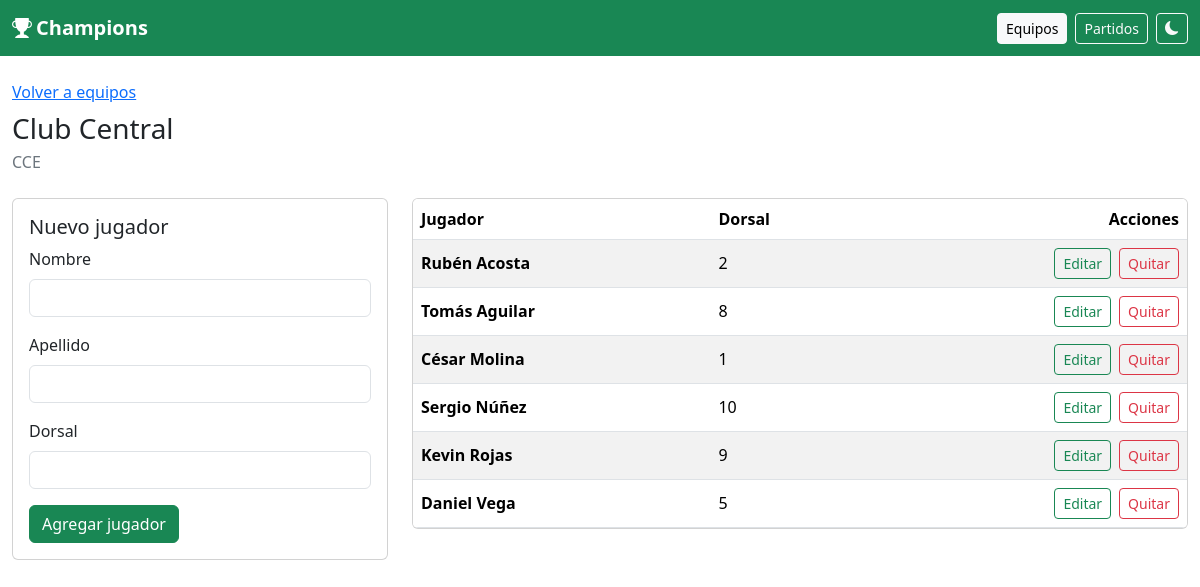
The app's page /equipos.php?id=5 with its own data.
### tables this page shows
CREATE TABLE equipos (
  id INT UNSIGNED NOT NULL AUTO_INCREMENT,
  nombre VARCHAR(120) NOT NULL,
  nombre_corto VARCHAR(10) NOT NULL,
  grupo_id INT UNSIGNED DEFAULT NULL,
  orden SMALLINT UNSIGNED NOT NULL DEFAULT 0,
  escudo VARCHAR(255) DEFAULT NULL,
  dt VARCHAR(120) DEFAULT NULL,
  ciudad VARCHAR(100) DEFAULT NULL,
  fundacion SMALLINT UNSIGNED DEFAULT NULL,
  colores VARCHAR(80) DEFAULT NULL,
  activo TINYINT(1) NOT NULL DEFAULT 1,
  creado_en DATETIME NOT NULL DEFAULT CURRENT_TIMESTAMP,
  PRIMARY KEY (id),
  UNIQUE KEY uq_equipos_nombre (nombre),
  UNIQUE KEY uq_equipos_corto (nombre_corto),
  KEY idx_equipos_grupo (grupo_id),
  CONSTRAINT fk_equipos_grupo
    FOREIGN KEY (grupo_id) REFERENCES grupos (id)
    ON UPDATE CASCADE
);

CREATE TABLE jugadores (
  id INT UNSIGNED NOT NULL AUTO_INCREMENT,
  equipo_id INT UNSIGNED NOT NULL,
  nombre VARCHAR(80) NOT NULL,
  apellido VARCHAR(80) NOT NULL,
  dorsal SMALLINT UNSIGNED DEFAULT NULL,
  posicion ENUM('ARQ', 'DEF', 'MED', 'DEL') DEFAULT NULL,
  foto VARCHAR(255) DEFAULT NULL,
  fecha_nacimiento DATE DEFAULT NULL,
  activo TINYINT(1) NOT NULL DEFAULT 1,
  creado_en DATETIME NOT NULL DEFAULT CURRENT_TIMESTAMP,
  PRIMARY KEY (id),
  UNIQUE KEY uq_jugadores_dorsal (equipo_id, dorsal),
  KEY idx_jugadores_equipo (equipo_id),
  CONSTRAINT fk_jugadores_equipo
    FOREIGN KEY (equipo_id) REFERENCES equipos (id)
    ON DELETE CASCADE ON UPDATE CASCADE
);

### includes/funciones.php (called while the page is built, shortened)
<?php
require_once dirname(__DIR__) . '/config/db.php';
function e(mixed $valor): string
{
    return htmlspecialchars((string) ($valor ?? ''), ENT_QUOTES, 'UTF-8');
}
function url_raiz(): string
{
    $script = str_replace('\\', '/', (string) ($_SERVER['SCRIPT_NAME'] ?? ''));
    $directorio = rtrim(dirname($script), '/');
    if ($directorio === '/' || $directorio === '.' || $directorio === '') {
        return '';
    }
    return $directorio;
}
function url_public(string $archivo = 'index.php'): string
{
    return url_raiz() . '/' . ltrim($archivo, '/');
}
function entero_get(string $campo): int
{
    $valor = filter_input(INPUT_GET, $campo, FILTER_VALIDATE_INT);
    return $valor;
}
function consultar(string $sql, array $params = []): array
{
    $stmt = db()->prepare($sql);
    $stmt->execute($params);
    return $stmt->fetchAll();
}
function consultar_uno(string $sql, array $params = []): ?array
{
    $stmt = db()->prepare($sql);
    $stmt->execute($params);
    $fila = $stmt->fetch();
    return $fila === false ? null : $fila;
}
function obtener_equipo(int $id): ?array
{
    return consultar_uno(
        'SELECT e.id, e.nombre, e.nombre_corto, e.grupo_id, e.orden, g.nombre AS grupo,
                e.escudo, e.dt, e.ciudad, e.fundacion, e.colores, e.activo
         FROM equipos e
         LEFT JOIN grupos g ON g.id = e.grupo_id
         WHERE e.id = :id',
        ['id' => $id]
    );
}
function listar_jugadores(?int $equipoId = null, bool $soloActivos = true): array
{
    $sql = 'SELECT j.id, j.equipo_id, j.nombre, j.apellido, j.dorsal, j.posicion, j.foto,
                   j.fecha_nacimiento, j.activo, e.nombre AS equipo, e.nombre_corto, e.escudo
            FROM jugadores j
            INNER JOIN equipos e ON e.id = j.equipo_id
            WHERE 1 = 1';
    $params = [];
    if ($equipoId !== null && $equipoId > 0) {
        $sql .= ' AND j.equipo_id = :equipo';
        $params['equipo'] = $equipoId;
    }
    $sql .= ' ORDER BY e.nombre ASC, j.apellido ASC, j.nombre ASC, j.dorsal ASC';
    return consultar($sql, $params);
}

### config/db.php (called while the page is built, shortened)
<?php
function db(): PDO
{
    static $pdo = null;
    if ($pdo instanceof PDO) {
        return $pdo;
    }
    $dsn = 'mysql:host=' . DB_HOST . ';dbname=' . DB_NAME . ';charset=' . DB_CHARSET;
    try {
        $pdo = new PDO($dsn, DB_USER, DB_PASS, [
            PDO::ATTR_ERRMODE => PDO::ERRMODE_EXCEPTION,
            PDO::ATTR_DEFAULT_FETCH_MODE => PDO::FETCH_ASSOC,
            PDO::ATTR_EMULATE_PREPARES => false,
        ]);
    } catch (PDOException $e) {
        error_log('Error de conexión: ' . $e->getMessage());
        http_response_code(500);
        exit('No se pudo conectar a la base de datos. Revisa config/db.php y que el esquema esté importado.');
    }
    return $pdo;
}

### equipos.php (the view, shortened to what this page needs)
<?php
require __DIR__ . '/includes/funciones.php';
    ?>
    <?php
$equipoId = entero_get('id');
$equipo = $equipoId > 0 ? obtener_equipo($equipoId) : null;
require __DIR__ . '/includes/header.php';
if ($equipo !== null) {
    $jugadores = listar_jugadores((int) $equipo['id'], false);
    ?>
    <p class="mb-2"><a href="<?= e(url_public('equipos.php')) ?>">Volver a equipos</a></p>
    <h1 class="h3 mb-1"><?= e((string) $equipo['nombre']) ?></h1>
    <p class="text-secondary mb-4"><?= e((string) $equipo['nombre_corto']) ?><?php if (!empty($equipo['grupo'])): ?> · <?= e((string) $equipo['grupo']) ?><?php endif; ?></p>
    <div class="row g-4">
        <div class="col-lg-4">
            <form method="post" class="card">
                <div class="card-body">
                    <h2 class="h5">Nuevo jugador</h2>
                    <div class="mb-3">
                        <label class="form-label" for="nombre">Nombre</label>
                        <input class="form-control" id="nombre" name="nombre" required maxlength="80">
                    </div>
                    <div class="mb-3">
                        <label class="form-label" for="apellido">Apellido</label>
                        <input class="form-control" id="apellido" name="apellido" required maxlength="80">
                    </div>
                    <div class="mb-3">
                        <label class="form-label" for="dorsal">Dorsal</label>
                        <input class="form-control" id="dorsal" name="dorsal" inputmode="numeric" maxlength="2">
                    </div>
                    <button class="btn btn-success" type="submit">Agregar jugador</button>
                </div>
            </form>
        </div>
        <div class="col-lg-8">
            <div class="table-responsive card">
                <table class="table table-striped align-middle mb-0">
                    <thead>
                        <tr>
                            <th>Jugador</th>
                            <th>Dorsal</th>
                            <th class="text-end">Acciones</th>
                        </tr>
                    </thead>
                    <tbody>
                        <?php foreach ($jugadores as $jugador): ?>
                            <?php $fila = (int) $jugador['id']; ?>
                            <tr>
                                <td class="fw-semibold"><?= e((string) $jugador['nombre'] . ' ' . (string) $jugador['apellido']) ?></td>
                                <td><?= $jugador['dorsal'] === null ? '—' : (int) $jugador['dorsal'] ?></td>
                                <td class="text-end">
                                    <div class="d-inline-flex gap-2">
                                        <button
                                            class="btn btn-sm btn-outline-success"
                                            type="button"
                                            data-bs-toggle="modal"
                                            data-bs-target="#modal-editar"
                                            data-id="<?= $fila ?>"
                                            data-nombre="<?= e((string) $jugador['nombre']) ?>"
                                            data-apellido="<?= e((string) $jugador['apellido']) ?>"
                                            data-dorsal="<?= $jugador['dorsal'] === null ? '' : (int) $jugador['dorsal'] ?>"
                                        >Editar</button>
                                        <form method="post" onsubmit="return confirm('¿Quitar a este jugador?');">
                                            <button class="btn btn-sm btn-outline-danger" type="submit">Quitar</button>
                                        </form>
                                    </div>
                                </td>
                            </tr>
                        <?php endforeach; ?>
                    </tbody>
                </table>
            </div>
        </div>
    </div>
    <?php
    require __DIR__ . '/includes/footer.php';
    exit;
}
?>
<?php require __DIR__ . '/includes/footer.php'; ?>

### includes/header.php (style rules this page uses)
html[data-bs-theme="light"] { color-scheme: light; }
body { min-height: 100vh; display: flex; flex-direction: column; }

### records on screen
equipos: nombre "Club Central", nombre_corto "CCE"
jugadores: nombre+apellido "Rubén Acosta", dorsal "2"
jugadores: nombre+apellido "Tomás Aguilar", dorsal "8"
jugadores: nombre+apellido "César Molina", dorsal "1"
jugadores: nombre+apellido "Sergio Núñez", dorsal "10"
jugadores: nombre+apellido "Kevin Rojas", dorsal "9"
jugadores: nombre+apellido "Daniel Vega", dorsal "5"

### other values on screen
LIGA_NOMBRE "Champions"
